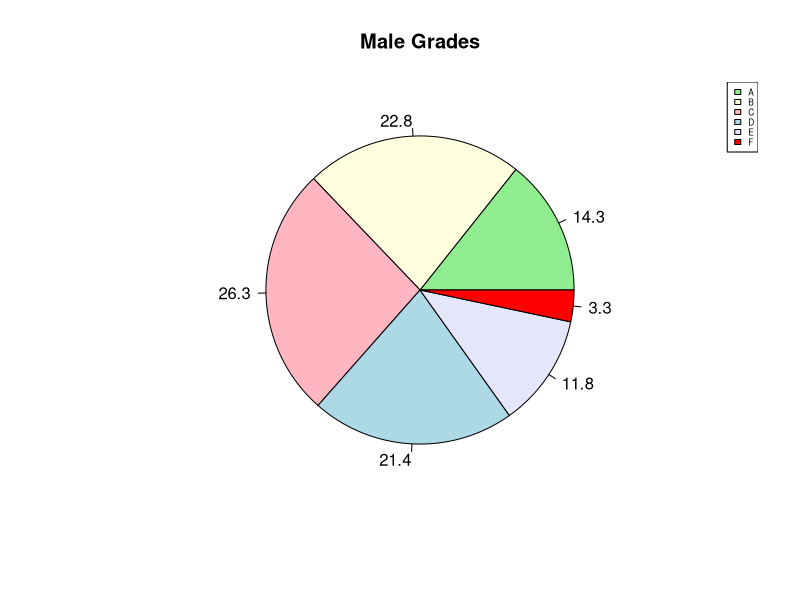
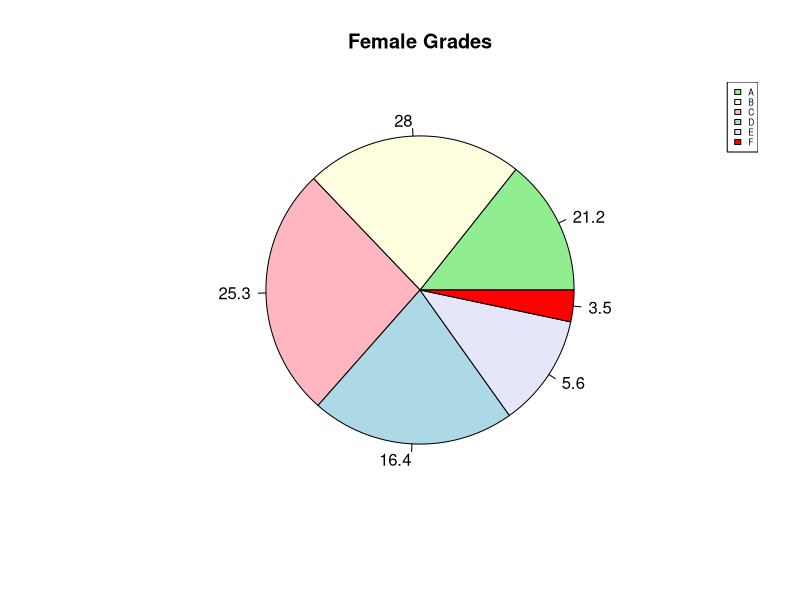

These charts were generated, in order, by the following R code:
library(ggplot2)
library(tidyverse)
setwd("F:/Prob_Project")

dataSet<- read.csv("StudentsPerformance.csv", header=TRUE, sep=",")


male <-  dataSet%>%
  filter(gender=="male")
female <-  dataSet%>%
  filter(gender=="female")

male <- ((male$math+male$reading+male$writing)/3)
female <- ((female$math+female$reading+female$writing)/3)

fgrades <- list()
fgrades <- NULL
for(x in female)
{
  if (x >= 81)
    fgrades <- append(fgrades, 'A')
  else if (x >= 71)
    fgrades <- append(fgrades, 'B')
  else if (x >= 61)
    fgrades <- append(fgrades, 'C')
  else if (x >= 51)
    fgrades <- append(fgrades, 'D')
  else if (x >= 41)
    fgrades <- append(fgrades, 'E')
  else
    fgrades <- append(fgrades, 'F')
}

mgrades <- list()
mgrades <- NULL
for(x in male)
{
  if (x >= 81)
    mgrades <- append(mgrades, 'A')
  else if (x >= 71)
    mgrades <- append(mgrades, 'B')
  else if (x >= 61)
    mgrades <- append(mgrades, 'C')
  else if (x >= 51)
    mgrades <- append(mgrades, 'D')
  else if (x >= 41)
    mgrades <- append(mgrades, 'E')
  else
    mgrades <- append(mgrades, 'F')
}
labels <-  c("A","B","C","D","E","F")


mgradeCount <- table(mgrades)
mgradeCount <- data.frame(rbind(mgradeCount))
mgradeCount <-c(mgradeCount$A,mgradeCount$B,mgradeCount$C,mgradeCount$D,mgradeCount$E,mgradeCount$F)
piepercent<- round(100 * mgradeCount / sum(mgradeCount), 1)
jpeg(file="assets/malePiechart.jpeg")
pie(mgradeCount,labels = piepercent,
    main = "Male Grades", col = c("lightgreen","lightyellow","lightpink","lightblue","lavender","red"))
legend("topright", c("A","B","C","D","E","F"),
       cex = 0.5, fill = c("lightgreen","lightyellow","lightpink","lightblue","lavender","red") )
dev.off()



fgradeCount <- table(fgrades)
fgradeCount <- data.frame(rbind(fgradeCount))
fgradeCount <-c(fgradeCount$A,fgradeCount$B,fgradeCount$C,fgradeCount$D,fgradeCount$E,fgradeCount$F)
piepercent<- round(100 * fgradeCount / sum(fgradeCount), 1)
jpeg(file="assets/femalePiechart.jpeg")
pie(mgradeCount,labels = piepercent,
    main = "Female Grades", col = c("lightgreen","lightyellow","lightpink","lightblue","lavender","red"))
legend("topright", c("A","B","C","D","E","F"),
       cex = 0.5, fill = c("lightgreen","lightyellow","lightpink","lightblue","lavender","red") )
dev.off();






